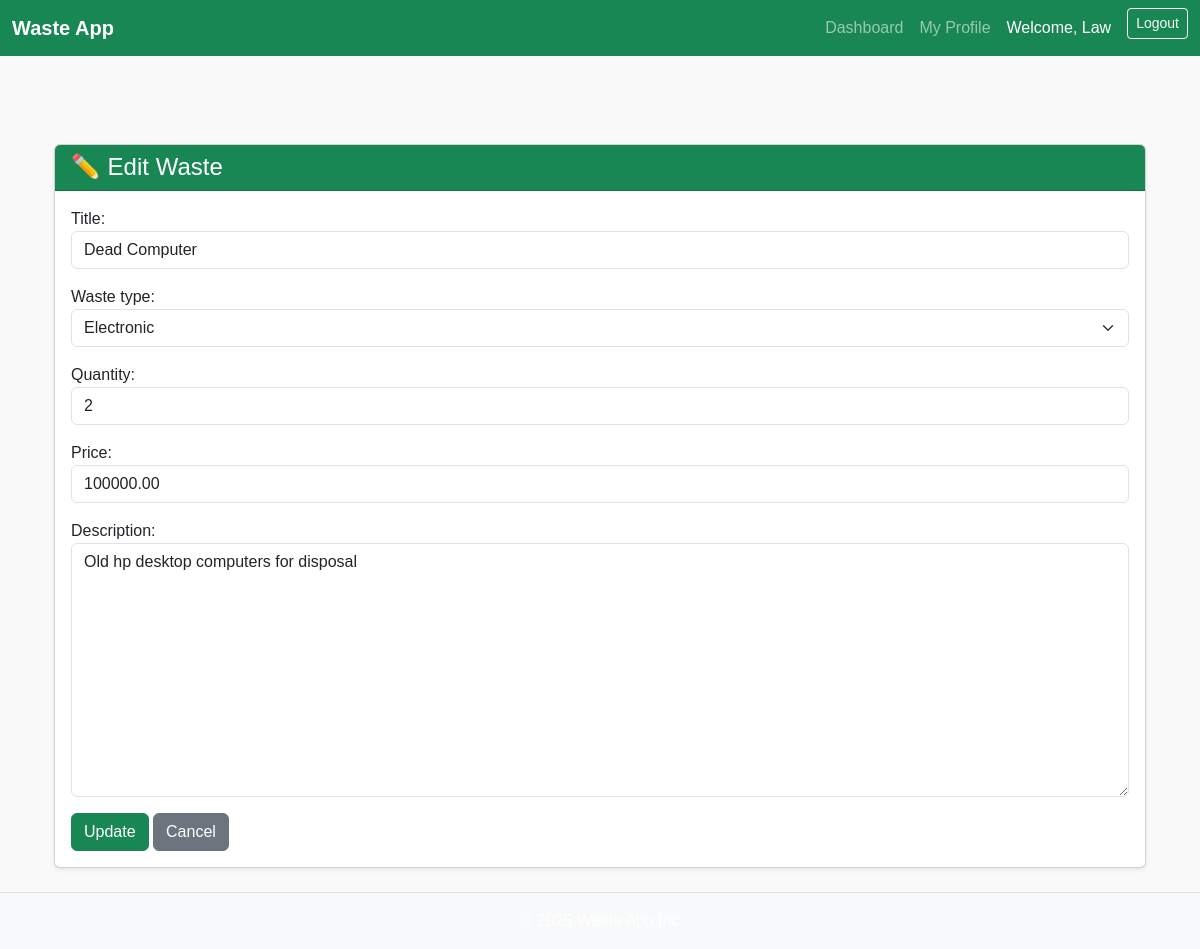
/trading/post/21/edit/ (signed in), run on the app's committed database.
### core/models.py (models this page shows, shortened)
class CustomUser(AbstractUser):
    ROLE_CHOICES = ( ('generator', 'Waste Generator'),
                    ('recycler', 'Recycler'),
                    )
    role = models.CharField(max_length=20, choices=ROLE_CHOICES)
    phone_number = models.CharField(max_length=15, blank=True, null=True)
    username = None
    email = models.EmailField(unique=True)
    USERNAME_FIELD = 'email'
    REQUIRED_FIELDS = []
    objects = CustomUserManager()

### trading/models.py (models this page shows, shortened)
class WastePost(models.Model):
    WASTE_TYPE_CHOICES = (
        ('plastic', 'Plastic'),
        ('metal', 'Metal'),
        ('paper', 'Paper'),
        ('organic', 'Organic'),
        ('electronic', 'Electronic'),
    )
    title = models.CharField(max_length=100)
    quantity = models.PositiveIntegerField()
    description = models.TextField()
    price = models.DecimalField(max_digits=10, decimal_places=2)
    waste_type = models.CharField(max_length=20, choices=WASTE_TYPE_CHOICES)
    image = models.ImageField(upload_to='waste_images/', blank=True, null=True)
    created_at = models.DateTimeField(auto_now_add=True)
    updated_at = models.DateTimeField(auto_now=True)
    posted_by = models.ForeignKey(CustomUser, on_delete=models.CASCADE, related_name="waste_posts")
    is_sold = models.BooleanField(default=False)

### trading/views.py (the view)
# urls.py: path("post/<int:pk>/edit/", views.WastePostUpdateView.as_view(), name="waste-update"),
class WastePostUpdateView(LoginRequiredMixin, UserPassesTestMixin, UpdateView):
    model = WastePost
    fields = ["title", "description", "quantity", "waste_type", "price"]
    template_name = "trading/waste_form.html"
    success_url = reverse_lazy("waste-list")
    def test_func(self):
        post = self.get_object()
        return post.posted_by == self.request.user

### trading/templates/trading/waste_form.html (shortened to what this page needs)
{% extends "base.html" %}
{% load widget_tweaks %}
{% block content %}
<div class="container mt-5">
  <div class="card shadow-sm">
    <div class="card-header bg-success text-white">
      <h4 class="mb-0">{% if object %}✏️ Edit Waste{% else %}➕ Post Waste{% endif %}</h4>
    </div>
    <div class="card-body">
      <form method="post" enctype="multipart/form-data">
        <div class="mb-3">
          {{ form.title.label_tag }}
          {{ form.title|add_class:"form-control" }}
        </div>
        <div class="mb-3">
          {{ form.waste_type.label_tag }}
          {{ form.waste_type|add_class:"form-select" }}
        </div>
        <div class="mb-3">
          {{ form.quantity.label_tag }}
          {{ form.quantity|add_class:"form-control" }}
        </div>
        <div class="mb-3">
          {{ form.price.label_tag }}
          {{ form.price|add_class:"form-control" }}
        </div>
        <div class="mb-3">
          {{ form.description.label_tag }}
          {{ form.description|add_class:"form-control" }}
        </div>
        <button type="submit" class="btn btn-success">
          {% if object %}Update{% else %}Save{% endif %}
        </button>
        <a href="{% url 'waste-list' %}" class="btn btn-secondary">Cancel</a>
      </form>
    </div>
  </div>
</div>
{% endblock %}

### templates/base.html (shortened to what this page needs)
{% load static %}
<!DOCTYPE html>
<html lang="en">
<head>
    <link href="https://cdn.jsdelivr.net/npm/bootstrap@5.3.3/dist/css/bootstrap.min.css" rel="stylesheet">
    <link rel="stylesheet" href="{% static 'css/styles.css' %}">
</head>
<body class="d-flex flex-column min-vh-100">
    <nav class="navbar navbar-expand-lg navbar-dark bg-success">
        <div class="container-fluid">
            <a class="navbar-brand fw-bold" href="{% url 'dashboard' %}">Waste App</a>
            <div class="collapse navbar-collapse" id="navbarNav">
                <ul class="navbar-nav ms-auto">
                    {% if user.is_authenticated %}
                        <li class="nav-item">
                            <a class="nav-link" href="{% url 'dashboard' %}">Dashboard</a>
                        </li>
                        <li class="nav-item">
                            <a class="nav-link" href="{% url 'profile' %}">My Profile</a>
                        </li>
                        <li class="nav-item d-flex align-items-center text-white px-2">
                            Welcome, {{ user.first_name|default:user.email }}
                        </li>
                        <li class="nav-item">
                            <form method="post" action="{% url 'logout' %}" class="d-inline">
                                <button type="submit" class="btn btn-sm btn-outline-light ms-2">Logout</button>
                            </form>
                        </li>
                    {% endif %}
                </ul>
            </div>
        </div>
    </nav>
    <main class="container my-4 flex-grow-1">
        {% block content %}{% endblock %}
    </main>
    <footer class="bg-light text-center py-3 mt-auto border-top">
        <p class="mb-0">&copy; 2025 Waste App Inc</p>
    </footer>
</body>
</html>

### static/css/styles.css (style rules this page uses)
* { margin: 0; padding: 0; box-sizing: border-box; }
body { font-family: Arial, sans-serif; background-color: #f9f9f9; color: #333; }
footer { text-align: center; margin-top: 50px; padding: 10px; background-color: #333; color: white; }

### data on the page
CustomUser: first_name "Law"
WastePost: title "Dead Computer", waste_type "Electronic", quantity "2", price "100000.00", description "Old hp desktop computers for disposal"
